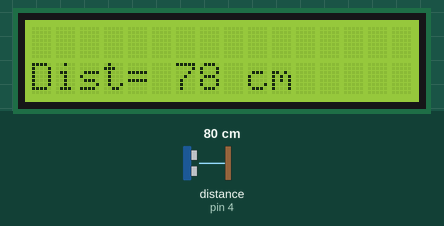
Bench run of a sketch on a simulated Arduino Uno, built with avr-gcc and run on an emulated ATmega328P. Parts: 16×2 character LCD. Wiring (inferred from the names in the program): ultrasonic range finder: trigger pin 3; echo pin 4. Inputs (shaded band) come from the test bench; at power-on: distance to the obstacle (sensor on pin 4) 80 cm. The echo pulse lasts 58.3 µs per cm.

Above: at 1.7 s.
1.8 s: distance to the obstacle (sensor on pin 4) set to 2 cm
At 2.5 s:
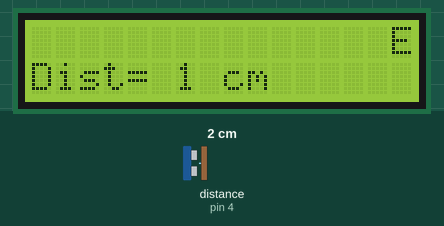
4.6 s: distance to the obstacle (sensor on pin 4) set to 4 cm
At 5.9 s:
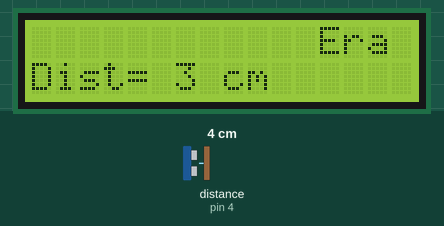
8.6 s: distance to the obstacle (sensor on pin 4) set to 9 cm
At 9.8 s:
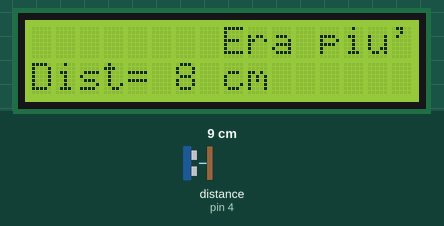

Measured:
- what the display in image 1 shows lasts 1.0 s, from 2.1 s to 3.1 s
- what the display in image 2 shows lasts 1.0 s, from 5.2 s to 6.2 s

The sketch:

LCD_I2c_Testi_Scorrevoli.ino
```cpp
// LCD
#include <Wire.h>
#include <LiquidCrystal_I2C.h>

#define I2C_ADDR 0x27
#define BACKLIGHT_PIN 3
#define En_pin 2
#define Rw_pin 1
#define Rs_pin 0
#define D4_pin 4
#define D5_pin 5
#define D6_pin 6
#define D7_pin 7

LiquidCrystal_I2C lcd(I2C_ADDR,En_pin,Rw_pin,Rs_pin,D4_pin,D5_pin,D6_pin,D7_pin);

#define colonne 16
#define righe 2

String TXT="Era piu' difficile di quel che credevo =) ma l'ho risolto";

int pos= 0, lung_str= TXT.length(), attesa=1000; // attesa 1s

unsigned long T, dT, T1, dT1;


// ultrasuoni
#define trig 3
#define echo 4

String distanza ();

void setup() {
  lcd.begin(colonne, righe);
  lcd.setBacklightPin(BACKLIGHT_PIN,POSITIVE);
  lcd.setBacklight(HIGH);
 // metto degli spazi all'inizio della stringa per
 // falsa iniziare dall'inizio del display
  for (byte i=0; i < colonne; i++){
    TXT=" " + TXT;
    }
  // Metto uno spazio dopo la stringa per visualizzarla tutta
  TXT + TXT+ " ";

  // ultrasuoni
  pinMode(trig, OUTPUT);
  pinMode(echo, INPUT);

 // segno il tempo
 T=millis();
 T1=millis();
}

void loop () {
   //timer non bloccante
  dT = millis() - T;
  if (dT >= attesa){

      lcd.setCursor(0,0);
      // substring (i, f ) mi stampa la striga dall'indice "i" a "f"
      lcd.print (TXT.substring (pos, pos + colonne));
      pos += 1;
      // verifico di essere arrivato all'ultimo della stringa se è vero ricomincio
      if (pos > lung_str) pos = 0;

    // Segno il tempo attuale
    T = millis();
    }

    dT1 = millis() - T1;
    if (dT1 >= 1000){
      lcd.setCursor (0,1);
      lcd.print ("                ");
      lcd.setCursor (0,1);
      lcd.print (distanza());
      T1 = millis();
    }
  }

String distanza (){
String str;

//porta bassa l'uscita del trigger
digitalWrite( trig, LOW );
//invia un impulso di 10microsec su trigger
digitalWrite( trig, HIGH );
delayMicroseconds( 10 );
digitalWrite( trig, LOW );

long durata = pulseIn( echo, HIGH );

long distanza = 0.034 * durata / 2;

Serial.print("distanza: ");

//dopo 38ms è fuori dalla portata del sensore
if( distanza> 38000 ){
str = "fuori portata";
}
else{
str= "Dist= " + (String)distanza + " cm";
}
return str;
}
```
